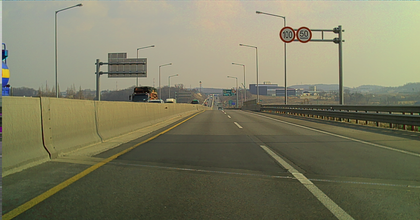
%> input picture sensor/lanedetect.bmp, 420 x 220 px, shrunk from 1280 x 672 before the run
$ octave sensor_lane.m   (GNU Octave 9; MATLAB toolbox functions it lacks are replaced by stand-ins)
%> lines starting %> are read from the running program, lines starting %| are printed output that depends on the picture; in (x1, y1, x2, y2) boxes, pixels count from 0 and x2, y2 are one past the last pixel; in counts of white or black regions, pixels touching at a corner belong together; the program's own positions count from 1
%%
clear;clf;close all;

img_ori=imread('lanedetect.bmp');
%> img_ori is the input picture: size 220x420x3 uint8; mean R, G, B 123.8, 123, 97.5
img_gray=rgb2gray(img_ori);
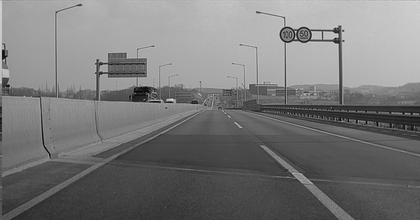
%> img_gray: size 220x420 uint8; min 6, max 223, mean 120.3
img_gray=double(img_gray); %0-255 사이 값을 0-1 사이 값으로 바꿔줌.
%> img_gray: size 220x420 double

figure(1);clf;imshow(uint8(img_gray));

col=length(img_gray(:,1));
%> col = 220
row=length(img_gray(1,:));
%> row = 420
% 이미지를 절반으로 나눠 아래 부분만 사용
img_gray=img_gray(col/2:col,1:row);
%> img_gray: size 111x420 double
figure(2);clf;imshow(uint8(img_gray))

%%
g1=fspecial('gaussian',[5,5],5);
g2=fspecial('gaussian',[5,5],10);
g3=fspecial('gaussian',[11,11],5);

img1=filter2(g1,img_gray,'same'); %filter2 : x,y 방향 동시에 필터링.이미지 프로세싱 때 사용됨.
img2=filter2(g2,img_gray,'same');
img3=filter2(g3,img_gray,'same');

figure(3);clf;
subplot(221);imshow(uint8(img_gray));
title('Original image','Fontsize',10);
subplot(222); imshow(uint8(img1));
title('Gaussian filtered image, size=5X5, \sigma=5','Fontsize',10);

subplot(223); imshow(uint8(img2));
title('Gaussian filtered image, size=5X5, \sigma=10','Fontsize',10);

subplot(224); imshow(uint8(img3));
title('Gaussian filtered image, size=11X11, \sigma=5','Fontsize',10);

sobelMaskx=[-1,0,1;-2,0,2;-1,0,1];
sobelMasky=[1,2,1;0,0,0;-1,-2,-1];

G_X=conv2(img1,sobelMaskx,'same');
G_Y=conv2(img1,sobelMasky,'same');
figure(7);clf;subplot(211);imshow(uint8(G_X));title('G_X');subplot(212);imshow(uint8(G_Y));title('G_Y');

magnitude=(G_X.^2)+(G_Y.^2);
magnitude=sqrt(magnitude); %  유클리드 거리를 구함=> 대각선 거리를 구함.(edge의 크기=강도(얼마나 흰색인지)를 확인한다.)
figure(8);clf;imshow(uint8(magnitude));title('magnitude');
figure(4);clf;imshow(uint8(G_Y));

theta=atan2(G_Y,G_X);
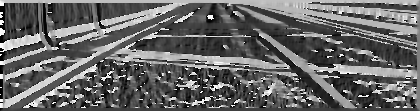
%> theta: size 111x420 double; min -3.14, max 3.14, mean -0.612; drawn with min black and max white
theta=theta*180/pi;
col=length(img_gray(:,1));
%> col = 111
row=length(img_gray(1,:));
for i=1:col
        for j=1:row
            if (theta(i,j)<0)
                theta(i,j)=360+theta(i,j);
            end
        end
end
%> this loop made 111 passes
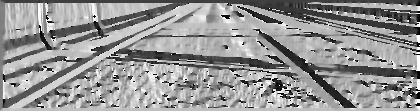
%> theta: size 111x420 double; min 0.0164, max 360, mean 210.5; drawn with min black and max white

qtheta=zeros(col,row);
%> qtheta: size 111x420 double; every value is 0
for i=1:col
    for j=1:row
        if (((theta(i,j)>=0) && (theta(i,j) <22.5)) || ...
                ((theta(i,j)>=157.5) && (theta(i,j)<202.5)) || ...
                ((theta(i,j)>=337.5) && (theta(i,j)<=360)))
            qtheta(i,j)=0;
        elseif (((theta(i,j)>=22.5) && (theta(i,j) <67.5)) || ...
                ((theta(i,j)>=202.5) && (theta(i,j)<247.5)))
            qtheta(i,j)=1;
        elseif (((theta(i,j)>=67.5) && (theta(i,j) <112.5)) || ...
                ((theta(i,j)>=247.5) && (theta(i,j)<292.5)))
            qtheta(i,j)=2;
        elseif (((theta(i,j)>=112.5) && (theta(i,j) <157.5)) || ...
                ((theta(i,j)>=292.5) && (theta(i,j)<337.5)))
            qtheta(i,j)=3;
        end
    end
end
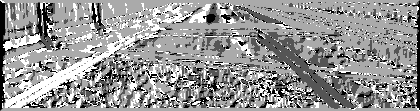
%> qtheta: size 111x420 double; min 0, max 3, mean 1.76; drawn with min black and max white

BW=zeros(col,row);
for i=2:col-1
    for j=2:row-1
        if (qtheta(i,j)==0)
            BW(i,j)=(magnitude(i,j)==max([magnitude(i,j),magnitude(i,j+1),magnitude(i,j-1)]));
        elseif (qtheta(i,j)==1)
            BW(i,j)=(magnitude(i,j)==max([magnitude(i,j),magnitude(i+1,j-1),magnitude(i-1,j+1)]));
        elseif (qtheta(i,j)==2)
            BW(i,j)=(magnitude(i,j)==max([magnitude(i,j),magnitude(i+1,j),magnitude(i-1,j)]));
        elseif (qtheta(i,j)==3)
            BW(i,j)=(magnitude(i,j)==max([magnitude(i,j),magnitude(i+1,j+1),magnitude(i-1,j-1)]));
        end
    end
end
%> this loop made 109 passes
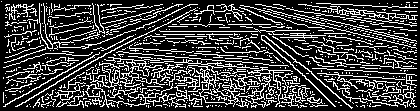
%> BW: size 111x420 double; values 0 (black) and 1 (white), 25.1% white in thin lines or dots
BW=BW.*magnitude;

T_min=0.1;T_max=0.2;
T_min=T_min* max(max(BW));T_max=T_max* max(max(BW)); %2D의 최대값 찾음.
%> after `T_min=T_min* max(max(BW))`: T_min = 20.73
%> after `T_max=T_max* max(max(BW))`: T_max = 41.46
edge_final=zeros(col,row);
for i=1:col
    for j=1:row
        if (BW(i,j)<T_min) %최저 임계점 미만
            edge_final(i,j)=0;
        elseif (BW(i,j)>T_max) %최대 임계점 초과
            edge_final(i,j)=1;
        elseif (BW(i+1,j)>T_max || BW(i-1,j)>T_max || BW(i,j+1)>T_max ...
                || BW(i,j-1)>T_max || BW(i-1,j-1)>T_max || BW(i-1,j+1)>T_max || ...
                BW(i+1,j+1)>T_max || BW(i+1,j-1)>T_max) %자신 이외의 8개의 인근 픽셀이 최대 임계점 초과시 현재 픽셀 엣지로 사용.
            edge_final(i,j)=1;
        end
    end
end
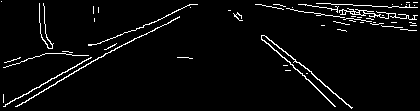
%> edge_final: size 111x420 double; values 0 (black) and 1 (white), 3.9% white in thin lines or dots
img_canny=uint8(edge_final.*255);
%> img_canny: size 111x420 uint8; 3.9% white in thin lines or dots
output_img=img_canny;
figure(5);clf;imshow(output_img);
img_ori=imread('lanedetect.bmp');
img_gray=rgb2gray(img_ori);
img_gray=img_gray(length(img_gray(:,1))/2:end,1:end);
img_edge=edge(img_gray,'Canny',[0.1 0.2],0.5);
%> img_edge: size 111x420 logical; 7.2% white in thin lines or dots
figure(6);imshow(img_edge);
%%
clear;clc;
sig=[0,0,0,0,0,0,0,0,0,0,1,1,1,1,1,1,1,1,1,1,0,0,0,0,0,0,0,0,0,0,];
d_sig=diff(sig);
dd_sig=diff(d_sig);
figure(1);subplot(311);plot(sig);subplot(312);plot(d_sig);subplot(313);plot(dd_sig)
%> after `plot(dd_sig)`:
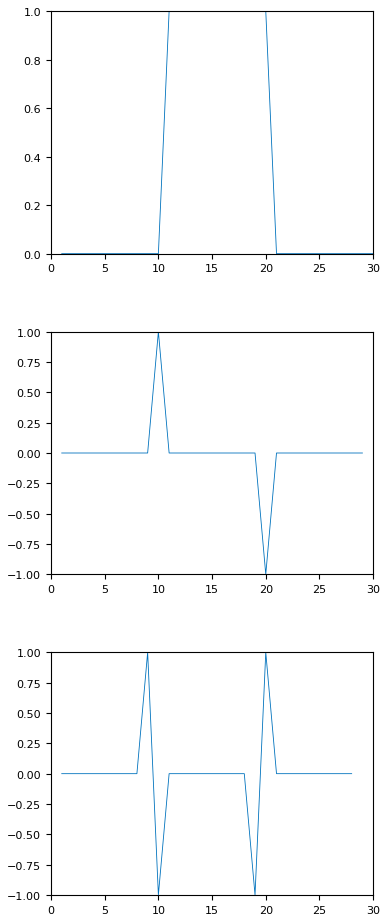
%> figure redrawn from the program's plot data, 3 panels; panel 1: curve peaks at x = 11, y = 1; panel 2: curve peaks at x = 10, y = 1; panel 3: curve peaks at x = 9, y = 1

%% hough transform - 0514
clear all;close all;figure(1);clf;grid on;

X=[];Y=[];

while(length(X) < 11)
    figure(1);
    set(gca,'Ydir','reverse');set(gca,'XAxisLocation','top');
    xlim([0 100]);ylim([0 100]);

%> (the run ends here)

$ run again, with sensor/car.bmp copied over sensor/lanedetect.bmp
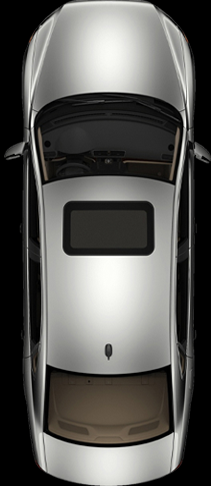
%> input picture sensor/car.bmp, 211 x 486 px
%> img_ori is the input picture: size 486x211x3 uint8; mean R, G, B 90.1, 89.4, 86.5
%> `col=length(img_gray(:,1));`: col = 486
%> row = 211
%> `col=length(img_gray(:,1));`: col = 244
%> after the loop `for i=2:col-1`:
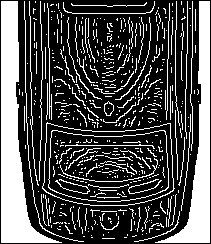
%> BW: size 244x211 double; values 0 (black) and 1 (white), 30.3% white; 548 white regions (478 under 20 px), largest, box (x1, y1, x2, y2) and area: (1, 1, 62, 243) 5071, (155, 1, 210, 243) 3554, (42, 122, 175, 206) 404
%> T_min = 37.6
%> T_max = 75.21
%> img_canny: size 244x211 uint8; 4.6% white in thin lines or dots, all inside (x1, y1, x2, y2) = (24, 1, 193, 242)
%> `img_edge=edge(img_gray,'Canny',[0.1 0.2],0.5);`:
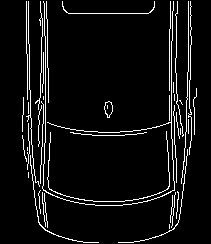
%> img_edge: size 244x211 logical; 6.3% white in thin lines or dots, all inside (x1, y1, x2, y2) = (22, 1, 197, 243)

$ run again, with sensor/AVM_image.png saved as sensor/lanedetect.bmp
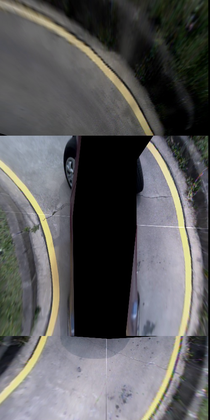
%> input picture sensor/AVM_image.png, 210 x 420 px, shrunk from 500 x 1000 before the run
%> img_ori is the input picture: size 420x210x3 uint8; mean R, G, B 90.4, 90, 90.5
%> `col=length(img_gray(:,1));`: col = 420
%> row = 210
%> `col=length(img_gray(:,1));`: col = 211
%> after the loop `for i=2:col-1`:
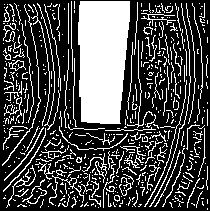
%> BW: size 211x210 double; values 0 (black) and 1 (white), 29.2% white; 547 white regions (446 under 20 px), largest, box (x1, y1, x2, y2) and area: (78, 1, 130, 124) 5592, (149, 3, 191, 207) 228, (2, 4, 41, 166) 200
%> T_min = 21.82
%> T_max = 43.65
%> img_canny: size 211x210 uint8; 7.5% white in thin lines or dots
%> `img_edge=edge(img_gray,'Canny',[0.1 0.2],0.5);`:
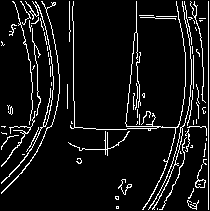
%> img_edge: size 211x210 logical; 8.3% white in thin lines or dots
